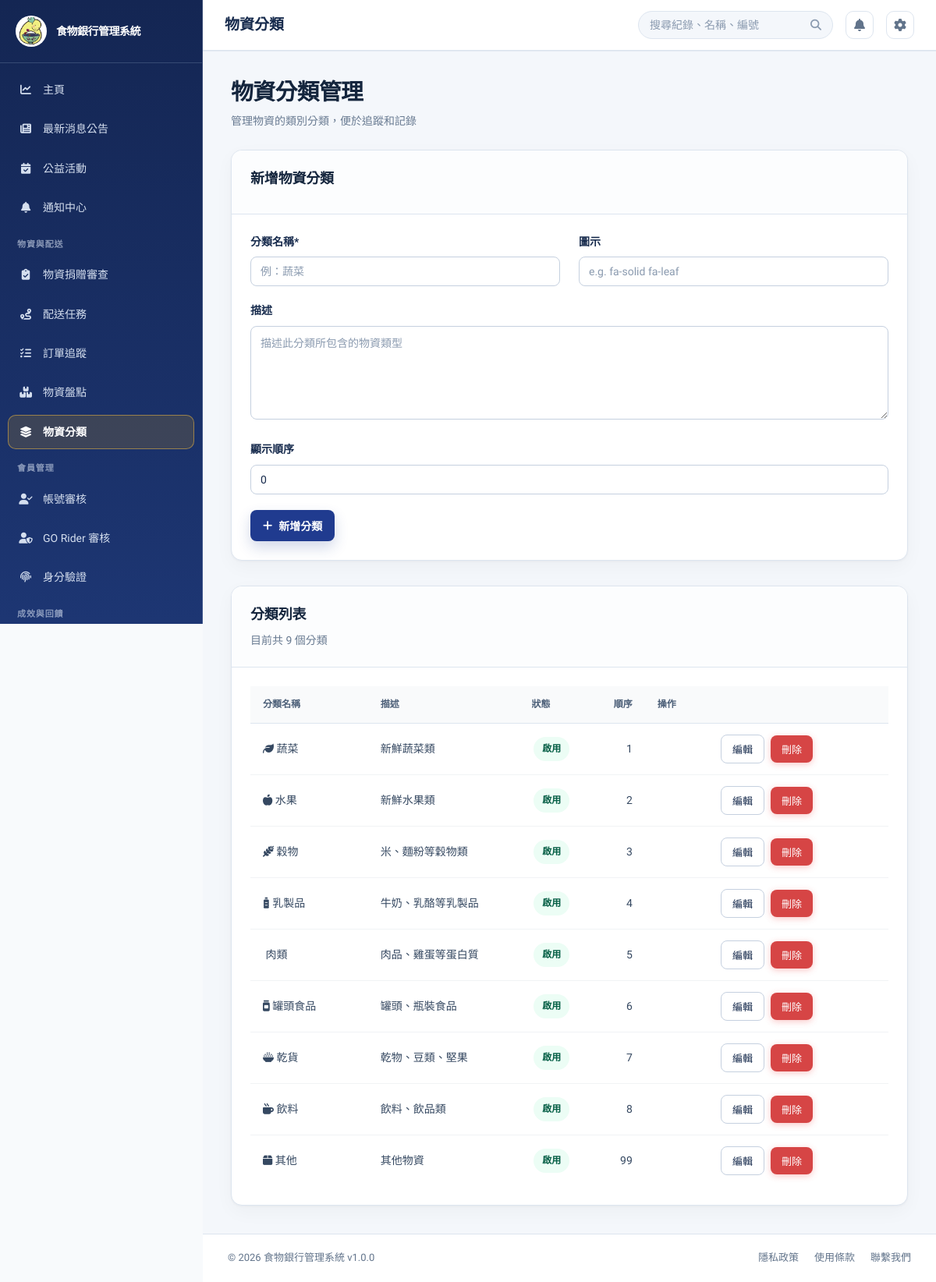
Page /?page=item_categories (signed in) on the committed database.
### tables this page shows
CREATE TABLE `item_categories` (
  `category_id` int(11) NOT NULL,
  `category_name` varchar(50) NOT NULL,
  `description` text DEFAULT NULL,
  `icon` varchar(50) DEFAULT NULL,
  `display_order` int(11) DEFAULT 0,
  `status` enum('active','inactive') NOT NULL DEFAULT 'active',
  `created_at` timestamp NULL DEFAULT current_timestamp(),
  `updated_at` timestamp NULL DEFAULT current_timestamp() ON UPDATE current_timestamp()
);

### config/database.php (called while the page is built, shortened)
<?php
class Database
{
    private $connection = null;
    public function getConnection()
    {
        return $this->connection;
    }
    private function connect()
    {
        $this->connection = @new mysqli(DB_HOST, DB_USER, DB_PASS, DB_NAME, DB_PORT);
    }
}
$db = new Database();

### src/models/NotificationModel.php (called while the page is built, shortened)
<?php
require_once __DIR__ . '/BaseModel.php';
class NotificationModel extends BaseModel {
    public function __construct($connection = null) {
        $this->ensureDeliveryColumns();
    }
    private function ensureDeliveryColumns() {
        $columns = [
            'channel' => "ALTER TABLE notifications ADD channel ENUM('web','push','line','sms') NOT NULL DEFAULT 'web'",
            'related_delivery_id' => "ALTER TABLE notifications ADD related_delivery_id INT DEFAULT NULL",
            'dedupe_key' => "ALTER TABLE notifications ADD dedupe_key VARCHAR(100) DEFAULT NULL",
        ];
        foreach ($columns as $column => $alterSql) {
            $result = $this->db->query("SHOW COLUMNS FROM notifications LIKE '{$column}'");
        }
        $index = $this->db->query("SHOW INDEX FROM notifications WHERE Key_name = 'uniq_notification_dedupe'");
    }
    public function getLatestIdForUser($userId) {
        $userId = (int) $userId;
        $result = $this->db->query("SELECT COALESCE(MAX(notification_id), 0) AS latest_id FROM notifications WHERE user_id = {$userId}");
        $row = $result->fetch_assoc();
        return (int) ($row['latest_id'] ?? 0);
    }
}

### src/models/BaseModel.php (called while the page is built, shortened)
<?php
require_once __DIR__ . '/../../config/database.php';
abstract class BaseModel {
    protected $db;
    public function __construct() {
        global $db;
        $this->db = $db->getConnection();
    }
    public function query($sql) {
        $result = $this->db->query($sql);
        $rows = [];
        if ($result) {
            while ($row = $result->fetch_assoc()) {
                $rows[] = $row;
            }
        }
        return $rows;
    }
}
?>

### src/models/ItemCategoryModel.php (called while the page is built, shortened)
<?php
require_once __DIR__ . '/BaseModel.php';
class ItemCategoryModel extends BaseModel {
    public function getAllCategories($onlyActive = false) {
        $sql = "SELECT * FROM item_categories";
        $sql .= " ORDER BY display_order ASC, category_id ASC";
        return $this->query($sql);
    }
}

### src/views/item_categories.php (the view, shortened to what this page needs)
<?php
require_once BASE_PATH . '/src/models/ItemCategoryModel.php';
$itemCategoryModel = new ItemCategoryModel();
$editingCategory = null;
$categories = $itemCategoryModel->getAllCategories();
?>
<div class="view-header">
    <div>
        <h1 class="view-title">物資分類管理</h1>
        <p class="view-subtitle">管理物資的類別分類，便於追蹤和記錄</p>
    </div>
</div>
<?php if ($editingCategory): ?>
<div class="card mt-32">
    <div class="card-header"><h2>編輯物資分類</h2></div>
    <div class="card-body">
        <form method="post">
            <input type="hidden" name="action" value="update_category">
            <input type="hidden" name="category_id" value="<?php echo (int) $editingCategory['category_id']; ?>">
            <div class="grid-2">
                <div class="form-group">
                    <label>分類名稱*</label>
                    <input name="category_name" value="<?php echo htmlspecialchars($editingCategory['category_name']); ?>" required>
                </div>
                <div class="form-group">
                    <label>狀態</label>
                    <select name="status">
                        <option value="active" <?php echo $editingCategory['status'] === 'active' ? 'selected' : ''; ?>>啟用</option>
                        <option value="inactive" <?php echo $editingCategory['status'] === 'inactive' ? 'selected' : ''; ?>>停用</option>
                    </select>
                </div>
            </div>
            <div class="form-group">
                <label>描述</label>
                <textarea name="description"><?php echo htmlspecialchars($editingCategory['description'] ?? ''); ?></textarea>
            </div>
            <div class="grid-2">
                <div class="form-group">
                    <label>圖示</label>
                    <input name="icon" value="<?php echo htmlspecialchars($editingCategory['icon']); ?>" placeholder="e.g. fa-solid fa-leaf">
                </div>
                <div class="form-group">
                    <label>顯示順序</label>
                    <input type="number" name="display_order" value="<?php echo (int) $editingCategory['display_order']; ?>">
                </div>
            </div>
            <div class="btn-group">
                <button type="submit" class="btn btn-primary">儲存變更</button>
                <a class="btn btn-secondary" href="?page=item_categories">取消</a>
            </div>
        </form>
    </div>
</div>
<?php else: ?>
<div class="card">
    <div class="card-header"><h2>新增物資分類</h2></div>
    <div class="card-body">
        <form method="post">
            <div class="grid-2">
                <div class="form-group">
                    <label>分類名稱*</label>
                    <input name="category_name" required placeholder="例：蔬菜">
                </div>
                <div class="form-group">
                    <label>圖示</label>
                    <input name="icon" placeholder="e.g. fa-solid fa-leaf">
                </div>
            </div>
            <div class="form-group">
                <label>描述</label>
                <textarea name="description" placeholder="描述此分類所包含的物資類型"></textarea>
            </div>
            <div class="form-group">
                <label>顯示順序</label>
                <input type="number" name="display_order" min="0" value="0">
            </div>
            <button class="btn btn-primary" type="submit"><i class="fas fa-plus"></i> 新增分類</button>
        </form>
    </div>
</div>
<?php endif; ?>
<div class="card mt-32">
    <div class="card-header"><h2>分類列表</h2><p>目前共 <?php echo count($categories); ?> 個分類</p></div>
    <div class="card-body">
        <?php if ($categories): ?>
        <div class="categories-table-body">
        <table class="data-table categories-table">
                <thead>
                    <tr>
                        <th>分類名稱</th>
                        <th>描述</th>
                        <th>狀態</th>
                        <th>順序</th>
                        <th>操作</th>
                    </tr>
                </thead>
                <tbody>
                    <?php foreach ($categories as $category): ?>
                    <tr>
                        <td>
                            <?php if ($category['icon']): ?>
                                <i class="<?php echo htmlspecialchars($category['icon']); ?>"></i>
                            <?php endif; ?>
                            <?php echo htmlspecialchars($category['category_name']); ?>
                        </td>
                        <td><?php echo htmlspecialchars($category['description'] ?? ''); ?></td>
                        <td>
                            <span class="status status-<?php echo $category['status']; ?>">
                                <?php echo $category['status'] === 'active' ? '啟用' : '停用'; ?>
                            </span>
                        </td>
                        <td><?php echo (int) $category['display_order']; ?></td>
                        <td>
                            <div class="inline-action-group">
                                <form method="post" class="delivery-action-form">
                                    <button class="btn btn-secondary btn-sm" type="submit">編輯</button>
                                </form>
                                <form method="post" class="delivery-action-form" onsubmit="return confirm('確定要刪除此分類嗎？');">
                                    <button class="btn btn-danger btn-sm" type="submit">刪除</button>
                                </form>
                            </div>
                        </td>
                    </tr>
                    <?php endforeach; ?>
                </tbody>
            </table>
            </div>
        <?php else: ?>
            <div class="empty-state"><i class="fas fa-layer-group"></i><p>尚未建立任何分類</p></div>
        <?php endif; ?>
    </div>
</div>

### public/index.php (shortened to what this page needs)
<?php
require_once BASE_PATH . '/config/database.php';
$connection = $db->getConnection();
$demoPasswordHashes = [
    'manager' => '866485796cfa8d7c0cf7111640205b83076433547577511d81f8030ae99ecea5',
    'staff' => '10176e7b7b24d317acfcf8d2064cfd2f24e154f7b5a96603077d5ef813d6a6b6',
];
foreach ($demoPasswordHashes as $demoUsername => $demoPasswordHash) {
    $demoUsernameEscaped = $connection->real_escape_string($demoUsername);
    $connection->query(
        "UPDATE users SET password = '{$demoPasswordHash}' WHERE username = '{$demoUsernameEscaped}' AND CHAR_LENGTH(password) <> 60 AND CHAR_LENGTH(password) <> 64"
    );
}
$connection->query(
    "UPDATE users SET full_name = CASE username
        WHEN 'official' THEN '食物銀行官方人員'
        WHEN 'manager' THEN '忠信食物銀行'
        WHEN 'staff' THEN '食物銀行官方人員'
        WHEN 'volunteer' THEN 'GO Rider'
        WHEN 'donor' THEN '捐贈剩食店家'
        ELSE full_name
    END
    WHERE username IN ('official', 'manager', 'staff', 'volunteer', 'donor')
      AND (full_name LIKE '%?%' OR full_name = '')"
);
if (!empty($_SESSION['user']['username'])) {
    $sessionUsername = $connection->real_escape_string($_SESSION['user']['username']);
    $sessionUserResult = $connection->query("SELECT user_id, username, full_name, role, member_type, staff_type, enterprise_name, status, email, phone, phone_verified FROM users WHERE username = '{$sessionUsername}' LIMIT 1");
}
$currentUser = $_SESSION['user'];
$authService = AuthService::forCurrentUser($currentUser);
require_once BASE_PATH . '/src/models/NotificationModel.php';
$notificationModel = new NotificationModel();
$latestNotificationId = $notificationModel->getLatestIdForUser((int) $currentUser['user_id']);
$role = $currentUser['role'];
$page = isset($_GET['page']) ? trim($_GET['page']) : 'dashboard';
$page = basename($page);
$menu_items = [
    'dashboard' => ['label' => '主頁', 'icon' => 'fa-solid fa-chart-line', 'group' => ''],
    'news' => ['label' => '最新消息公告', 'icon' => 'fa-solid fa-newspaper', 'group' => ''],
    'activities' => ['label' => '公益活動', 'icon' => 'fa-solid fa-calendar-check', 'group' => ''],
    'notifications' => ['label' => '通知中心', 'icon' => 'fa-solid fa-bell', 'group' => ''],
    'donation_materials' => ['label' => '物資捐贈', 'icon' => 'fa-solid fa-box-open', 'group' => '物資與配送'],
    'donation_materials_review' => ['label' => '物資捐贈審查', 'icon' => 'fa-solid fa-clipboard-check', 'group' => '物資與配送'],
    'material_transport' => ['label' => '物資運送', 'icon' => 'fa-solid fa-truck-fast', 'group' => '物資與配送'],
    'deliveries' => ['label' => '配送任務', 'icon' => 'fa-solid fa-route', 'group' => '物資與配送'],
    'order_tracking' => ['label' => '訂單追蹤', 'icon' => 'fa-solid fa-list-check', 'group' => '物資與配送'],
    'inventory' => ['label' => '物資盤點', 'icon' => 'fa-solid fa-boxes-stacked', 'group' => '物資與配送'],
    'item_categories' => ['label' => '物資分類', 'icon' => 'fa-solid fa-layer-group', 'group' => '物資與配送'],
    'users' => ['label' => '帳號審核', 'icon' => 'fa-solid fa-user-check', 'group' => '會員管理'],
    'rider_review' => ['label' => 'GO Rider 審核', 'icon' => 'fa-solid fa-user-shield', 'group' => '會員管理'],
    'rider_application' => ['label' => '申請 GO Rider', 'icon' => 'fa-solid fa-id-card', 'group' => '會員管理'],
    'id_verification' => ['label' => '身分驗證', 'icon' => 'fa-solid fa-fingerprint', 'group' => '會員管理'],
    'rewards' => ['label' => '興毅幣兌換', 'icon' => 'fa-solid fa-gift', 'group' => '成效與回饋'],
    'carbon_report' => ['label' => '永續報告', 'icon' => 'fa-solid fa-leaf', 'group' => '成效與回饋'],
    'reports' => ['label' => '數據分析', 'icon' => 'fa-solid fa-chart-pie', 'group' => '成效與回饋'],
    'settings' => ['label' => '設置', 'icon' => 'fa-solid fa-gear', 'group' => ''],
];
$routablePages = array_merge(array_keys($menu_items), ['certificate', 'activity_certificate']);
$allowedPages = array_values(array_filter($routablePages, function ($slug) use ($authService) {
    return $authService->can('page.' . $slug);
}));
?>
<!DOCTYPE html>
<html lang="zh-TW">
<head>
    <link href="https://cdnjs.cloudflare.com/ajax/libs/font-awesome/6.4.0/css/all.min.css" rel="stylesheet">
    <link rel="stylesheet" href="assets/css/style.css?v=<?php echo filemtime(__DIR__ . '/assets/css/style.css'); ?>">
</head>
<body data-notification-poll-url="?action=notifications_poll" data-notification-last-id="<?php echo (int) $latestNotificationId; ?>">
    <div class="app-wrapper">
        <aside class="sidebar">
            <div class="sidebar-header">
                <div class="logo">
                    <img class="logo-image" src="assets/images/foundation-logo.jpg" alt="">
                    <span class="logo-text"><?php echo APP_NAME; ?></span>
                </div>
            </div>
            <nav class="sidebar-nav">
                <?php $currentNavGroup = '';
                foreach ($menu_items as $key => $item):
                    if (!in_array($key, $allowedPages, true)) {
                        continue;
                    }
                    if ($item['group'] !== '' && $item['group'] !== $currentNavGroup): ?>
                        <div class="nav-group-title"><?php echo htmlspecialchars($item['group']); ?></div>
                    <?php endif;
                    $currentNavGroup = $item['group'];
                    $is_active = ($page === $key) ? 'active' : '';
                    $icon = $item['icon'];
                    $label = ($key === 'reports' && $role === 'member') ? '榮譽榜' : $item['label'];
                    ?>
                    <a href="?page=<?php echo $key; ?>" class="nav-item <?php echo $is_active; ?>" title="<?php echo $label; ?>">
                        <span class="nav-icon"><i class="<?php echo $icon; ?>"></i></span>
                        <span class="nav-label"><?php echo $label; ?></span>
                    </a>
                <?php endforeach; ?>
            </nav>
        </aside>
        <div class="main-container">
            <header class="topbar">
                <div class="topbar-left">
                    <div class="breadcrumb">
                        <span class="page-title" id="pageTitle">
                            <?php echo $menu_items[$page]['label'] ?? '頁面'; ?>
                        </span>
                    </div>
                </div>
                <div class="topbar-right">
                    <div class="search-box">
                        <input type="text" placeholder="搜尋紀錄、名稱、編號" class="search-input">
                        <i class="fas fa-search"></i>
                    </div>
                    <a href="?page=notifications" class="icon-btn" title="通知" aria-label="查看通知中心">
                        <i class="fas fa-bell"></i>
                    </a>
                    <a href="?page=settings" class="icon-btn" title="設置" aria-label="前往設置">
                        <i class="fas fa-cog"></i>
                    </a>
                </div>
            </header>
            <main class="page-content">
                <div class="content-shell">
                    <?php
                    $view_file = BASE_PATH . '/src/views/' . $page . '.php';
                    if (file_exists($view_file)) {
                        include $view_file;
                    }
                    ?>
                </div>
            </main>
        </div>
    </div>
    <footer class="app-footer">
        <div class="footer-content">
            <p>&copy; 2026 <?php echo APP_NAME; ?> v<?php echo APP_VERSION; ?></p>
            <div class="footer-links">
                <a href="#">隱私政策</a>
                <a href="#">使用條款</a>
                <a href="#">聯繫我們</a>
            </div>
        </div>
    </footer>
</body>
</html>

### rows in the picture
item_categories: category_name "蔬菜", description "新鮮蔬菜類", status "啟用", display_order "1"
item_categories: category_name "水果", description "新鮮水果類", status "啟用", display_order "2"
item_categories: category_name "穀物", description "米、麵粉等穀物類", status "啟用", display_order "3"
item_categories: category_name "乳製品", description "牛奶、乳酪等乳製品", status "啟用", display_order "4"
item_categories: category_name "肉類", description "肉品、雞蛋等蛋白質", status "啟用", display_order "5"
item_categories: category_name "罐頭食品", description "罐頭、瓶裝食品", status "啟用", display_order "6"
item_categories: category_name "乾貨", description "乾物、豆類、堅果", status "啟用", display_order "7"
item_categories: category_name "飲料", description "飲料、飲品類", status "啟用", display_order "8"
item_categories: category_name "其他", description "其他物資", status "啟用", display_order "99"

### other values in the picture
APP_NAME "食物銀行管理系統"
$label "主頁"
$label "最新消息公告"
$label "公益活動"
$label "通知中心"
$item['group'] "物資與配送"
$label "物資捐贈審查"
$label "配送任務"
$label "訂單追蹤"
$label "物資盤點"
$label "物資分類"
$item['group'] "會員管理"
$label "帳號審核"
$label "GO Rider 審核"
$label "身分驗證"
